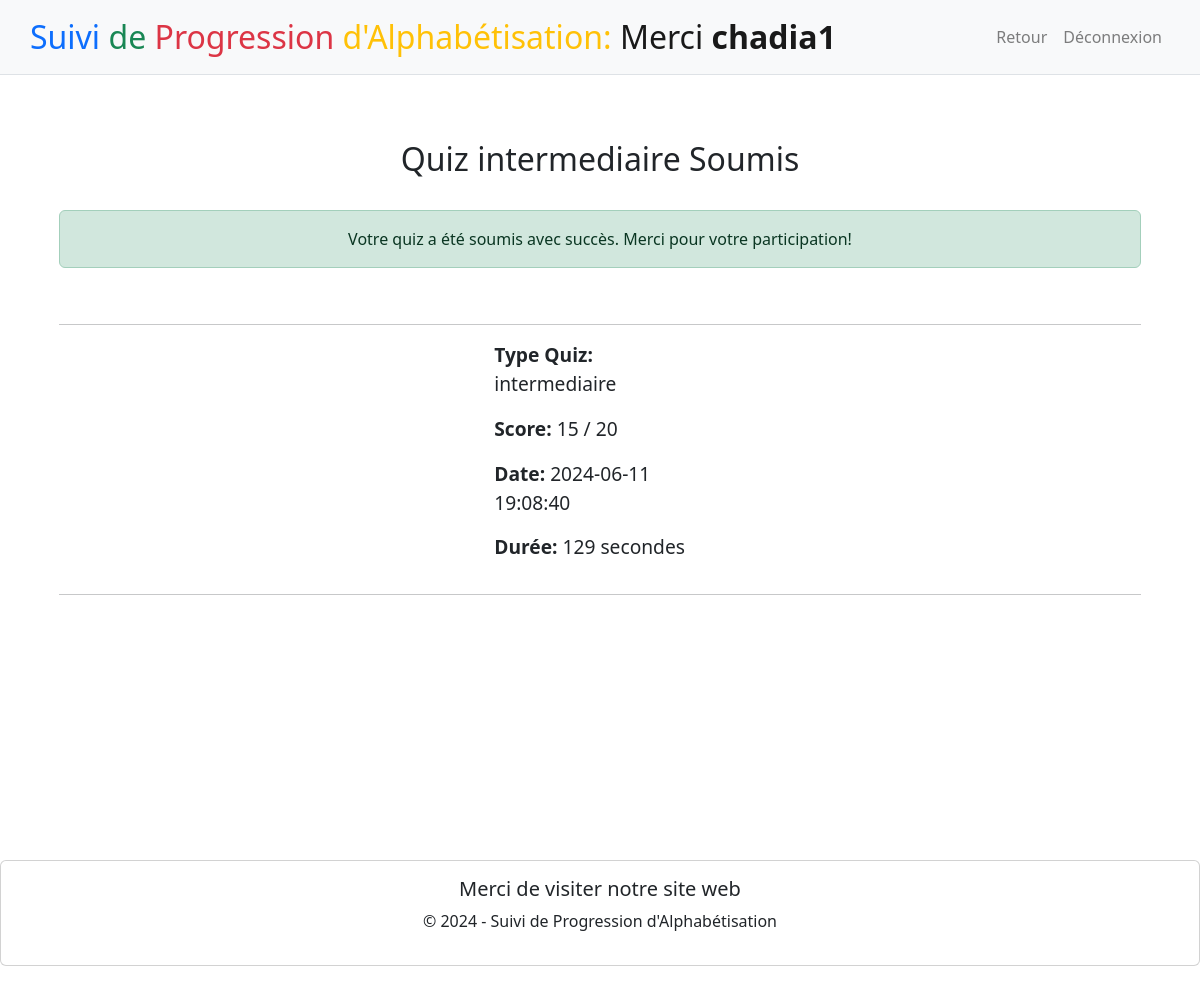
The app's page /resultatQuiz (signed in) with its own data.
### tables this page shows
CREATE TABLE user (
    id INTEGER PRIMARY KEY AUTOINCREMENT,
    username VARCHAR(25) NOT NULL UNIQUE,
    password VARCHAR(25) NOT NULL,
    type VARCHAR(10) NOT NULL
);

CREATE TABLE "quiz" (
    id INTEGER PRIMARY KEY AUTOINCREMENT,
    type TEXT NOT NULL,
    datetime DATETIME NOT NULL,
    duree INTEGER,
    score INTEGER,
    id_user INTEGER,
    FOREIGN KEY (id_user) REFERENCES user(id)
);

### app.py (the view)
@app.route("/resultatQuiz", methods=['POST', 'GET'])
def resultatQuiz():
    if request.method == 'POST':
        try:
            username = request.form.get("username")
            quiz_type = request.form.get("quiz_type")
            duree = request.form.get("StartQuizTime")
            score = 0
            import json
            with open("static/questions.json", "r", encoding='utf-8') as json_file:
                questions_data = json.load(json_file)
            for i in range(1, 21):
                id_question = request.form.get(f"id_{i}")
                print("id question:",id_question)
                user_answer = request.form.get(f"answer_{i}")
                print("user answer :",user_answer)
                correct_answer = None
                for question in questions_data.get("questions", []):
                    if question.get("id") == int(id_question):
                        correct_answer = question.get("answer")
                        print("correct answer:",correct_answer)
                        break
                if user_answer == correct_answer:
                    score += 1
            print(f"Score: {score}")
            conn = sqlite3.connect('database.db')
            cursor = conn.cursor()
            current_datetime = datetime.now().strftime('%Y-%m-%d %H:%M:%S')
            cursor.execute(
                "INSERT INTO quiz (type, datetime, duree, score, id_user) VALUES (?, ?, ?, ?, ?)",
                (quiz_type, current_datetime, duree, score, session.get("user_id"))
            )
            conn.commit()
            conn.close()
            return redirect(url_for('resultatQuiz'))
        except Exception as e:
            print("Une erreur s'est produite:", e)
            return "Une erreur s'est produite lors du traitement de votre demande."
    else:
        if 'user_id' in session:
            try:
                conn = sqlite3.connect('database.db')
                cursor = conn.cursor()
                cursor.execute(
                    "SELECT type, score, datetime, duree FROM quiz WHERE id_user = ? ORDER BY id DESC LIMIT 1",
                    (session.get("user_id"),)
                )
                quiz_data = cursor.fetchone()
                cursor.execute(
                    "SELECT username FROM user WHERE id = ?",
                    (session.get("user_id"),)
                )
                username_result = cursor.fetchone()
                conn.close()
                if quiz_data:
                    quiz_type, score, quiz_date, duree = quiz_data
                    username = username_result[0] if username_result else "Anonymous"
                    return render_template(
                        'quizResult.html',
                        username=username,
                        quiz_type=quiz_type,
                        score=score,
                        date=quiz_date,
                        duree=duree
                    )
                else:
                    return "No quiz data available."
            except Exception as e:
                print("Une erreur s'est produite:", e)
                return "Une erreur s'est produite lors du traitement de votre demande."
        else:
            return redirect(url_for('home'))

### templates/quizResult.html (shortened to what this page needs)
{% extends "layout.html" %}
{% block welcome %}
    <span>Merci <b>{{ username }}</b> </span>
{% endblock %}
{% block navLink %}
    <li class="nav-item">
        <a class="nav-link" href="{{ url_for('home')}}">Retour</a>
    </li>
{% endblock %}
{% block main %}
    <div class="container alert">
        <h2 class="text-center">Quiz {{ quiz_type }} Soumis</h2>
        <br>
        <div class="alert alert-success text-center">
            Votre quiz a été soumis avec succès. Merci pour votre participation!
        </div>
        <br>
        <hr>
        <div class="container center-content">
            <div class="text-block">
                <p class="text-left"><strong>Type Quiz:</strong> {{ quiz_type }}</p>
                <p class="text-left"><strong>Score:</strong> {{ score }} / 20</p>
                <p class="text-left"><strong>Date:</strong> {{ date }}</p>
                <p class="text-left"><strong>Durée:</strong> {{ duree }} secondes</p>
            </div>
        </div>
        <hr>
    </div>
{% endblock %}

### templates/quizResult.html (style rules this page uses)
.center-content { display: flex; justify-content: center; }
.text-block { text-align: left; font-size: 1.2em; max-width: 20%; width: 100%; }

### records on screen
user: username "chadia1"
quiz: type "intermediaire", datetime "2024-06-11 19:08:40"

### other values on screen
{{ score }} "15"
{{ duree }} "129"
